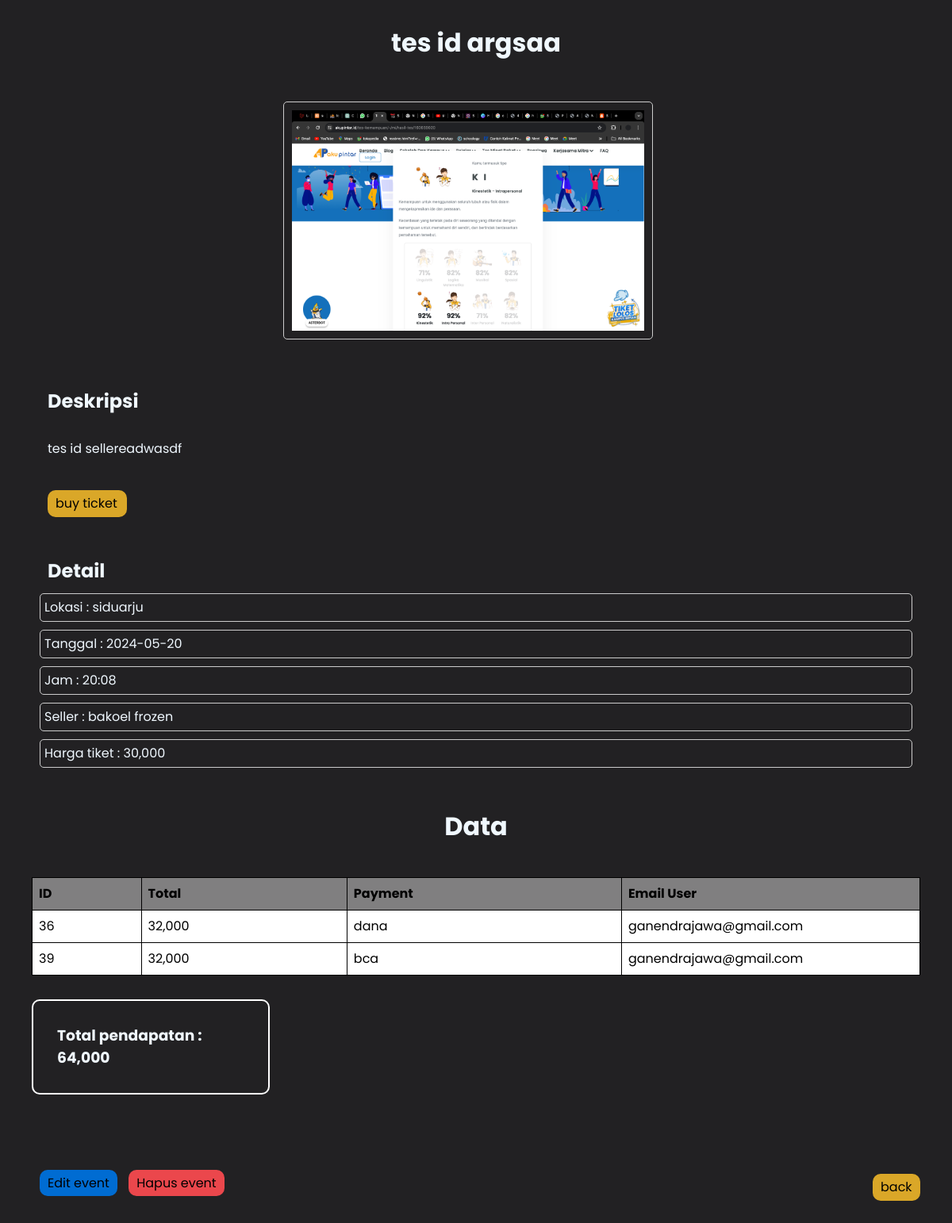
The app's page /mydetail.php?id=21 (signed in) with its own data.
### tables this page shows
CREATE TABLE `event` (
  `id` int(11) NOT NULL,
  `idseller` int(30) NOT NULL,
  `nama` varchar(20) NOT NULL,
  `deskripsi` varchar(1000) NOT NULL,
  `tanggal` date NOT NULL,
  `lokasi` varchar(30) NOT NULL,
  `jam` varchar(10) NOT NULL,
  `gambar` text NOT NULL,
  `harga` int(10) NOT NULL
);

CREATE TABLE `user` (
  `id` int(11) NOT NULL,
  `name` varchar(20) NOT NULL,
  `email` varchar(30) NOT NULL,
  `password` varchar(30) NOT NULL,
  `level` varchar(6) NOT NULL
);

CREATE TABLE `payment` (
  `id` int(11) NOT NULL,
  `idc` int(11) NOT NULL,
  `total` int(11) NOT NULL,
  `payment` varchar(20) NOT NULL,
  `uid` int(10) NOT NULL,
  `unik` varchar(20) NOT NULL,
  `status` int(2) NOT NULL DEFAULT 0
);

### mydetail.php (the view, shortened to what this page needs)
<?php
require "koneksi.php";
$id = $_GET['id'];
$sql = "SELECT * FROM event WHERE id = '$id' ";
$query = mysqli_query($conn, $sql);
$event = mysqli_fetch_assoc($query);
$iduser = $_SESSION['iduser'];
$myevent = $event['idseller'];
$sellerQuery = "SELECT * FROM user WHERE id = '$myevent'";
$sellerResult = mysqli_query($conn, $sellerQuery);
$seller = mysqli_fetch_assoc($sellerResult);
?>
<!DOCTYPE html>
<html lang="id">
<head>
</head>
<body>
        <h1><?php echo $event['nama'] ?></h1>
    <main>
        <section class="deskripsi">
            <div class="gambar">
                <img src="gambar/<?php echo $event['gambar'] ?>" alt="">
            </div>
            <h2>Deskripsi</h2>
            <p><?php echo $event['deskripsi'] ?></p>
            <?php
    if ($myevent != $iduser && !$_SESSION['seller']) {
        echo '<a href="pay.php?id=' . $event["id"] . '">buy ticket</a>';
    }
        ?>
        </section>
        <section class="detail">
            <h2>Detail</h2>
            <ul>
                <li>Lokasi : <?php echo $event['lokasi'] ?></li>
                <li>Tanggal : <?php echo $event['tanggal'] ?></li>
                <li>Jam : <?php echo $event['jam'] ?></li>
                <li>Seller : <?php echo $seller['name'] ?></li>
                <li>Harga tiket : <?php echo number_format($event['harga']) ?></li>
            </ul>
        </section>
    <h1>Data</h1>
        <table>
        <tr>
            <th>ID</th>
            <th>Total</th>
            <th>Payment</th>
            <th>Email User</th>
        </tr>
        <?php
$query = "SELECT p.id, e.nama AS nama_content, p.total, p.payment, p.uid, u.email
FROM payment AS p
INNER JOIN event AS e ON e.id = p.idc
INNER JOIN user AS u ON u.id = p.uid
WHERE p.idc = $id AND p.status = 1";
        $result = mysqli_query($conn, $query);
        if (mysqli_num_rows($result) > 0) {
            while ($row = mysqli_fetch_assoc($result)) {
                echo "<tr>";
                echo "<td>" . $row["id"] . "</td>";
                echo "<td>" . number_format($row["total"]) . "</td>";
                echo "<td>" . $row["payment"] . "</td>";
                echo "<td>" . $row["email"] . "</td>";
                echo "</tr>";
            }
        } else {
            echo "<tr><td colspan='6'>Tidak ada data yang ditemukan</td></tr>";
        }
        ?>
    </table>
    <?php
    $totalevent = mysqli_query($conn, "SELECT SUM(total) AS total_pay FROM payment WHERE idc = $id AND status = 1");
    if ($totalevent) {
        $total = mysqli_fetch_assoc($totalevent);
        if ($total['total_pay'] !== NULL) {
            $pay = number_format($total['total_pay']);
        }
        else {
            $pay = "belum ada pembayaran";
        }
    }
    ?>
    <div class="total">
        <h3>Total pendapatan : <?php echo $pay; ?></h3>
    </div>
    <a class='edit' href='editevent.php?id=<?php echo $id;?>'>Edit event</a>
    <a class='hapus' href='hapusevent.php?id=<?php echo $id;?>'>Hapus event</a>
        <a class="back" href="myevent.php">back</a>
    </main>
</body>
</html>

### mydetail.php (style rules this page uses)
* { margin: 0; padding: 10px; box-sizing: border-box; }
body { font-family: 'Poppins', sans-serif; font-size: 16px; line-height: 1.5; background-color: rgb(34, 33, 35); }
h1 { text-align: center; color: aliceblue; }
main { padding: 20px; color: aliceblue; }
section { margin-bottom: 20px; }
.deskripsi { display: flex; flex-direction: column; }
.gambar { margin-right: 20px; display: flex; justify-content: center; margin-bottom: 40px; }
.gambar img { width: auto; height: auto; border: 1px solid #ccc; border-radius: 5px; max-width: 700px; max-height: 300px; }
.deskripsi h2 { margin-bottom: 10px; }
.deskripsi p { text-align: justify; margin-right: 200px; }
.detail ul { list-style: none; padding: 0; }
.detail ul li { margin-bottom: 10px; padding: 5px; border: 1px solid #ccc; border-radius: 5px; }
a { padding: 5px 10px; background-color: rgb(218, 167, 40); color: black; text-decoration: none; border-radius: 10px; width: 100px; margin-top: 30px; margin-left: 10px; }
table { border-collapse: collapse; width: 100%; margin-right: 30px; margin-top: 30px; margin-bottom: 30px; }
th, td { border: 1px solid black; padding: 8px; text-align: left; border-color: #000; background-color: #fff; color: #000; max-width: 100px; }
th { background-color: rgb(128, 127, 128); }
a.hapus { padding: 5px 10px; background-color: rgb(235, 71, 76); color: black; text-decoration: none; border-radius: 10px; width: 100px; margin-top: 30px; margin-left: 10px; }
a.edit { padding: 5px 10px; background-color: rgb(0, 108, 210); color: black; text-decoration: none; border-radius: 10px; width: 100px; margin-top: 30px; margin-left: 10px; }
a.back { padding: 5px 10px; background-color: rgb(218, 167, 40); color: black; text-decoration: none; border-radius: 10px; width: 100px; margin-top: 0px; float: right; width: 60px; }
.total { padding: 20px; border: solid white 2px; width: 300px; margin-bottom: 100px; margin-top: 30px; border-radius: 10px; }

### records on screen
event: nama "tes id argsaa", gambar (picture), deskripsi "tes id sellereadwasdf", lokasi "siduarju", tanggal "2024-05-20", jam "20:08", harga "30,000"
user: name "bakoel frozen"
payment: id "36", total "32,000", payment "dana", uid.email "ganendrajawa@gmail.com"
payment: id "39", total "32,000", payment "bca", uid.email "ganendrajawa@gmail.com"

### other values on screen
$pay "64,000"
